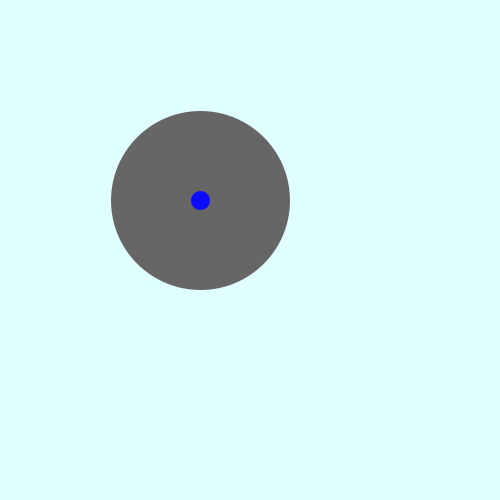
Frame 1 (no input)
Frame 60 (the mouse pressed at the canvas centre just before this capture): identical to frame 1, image omitted
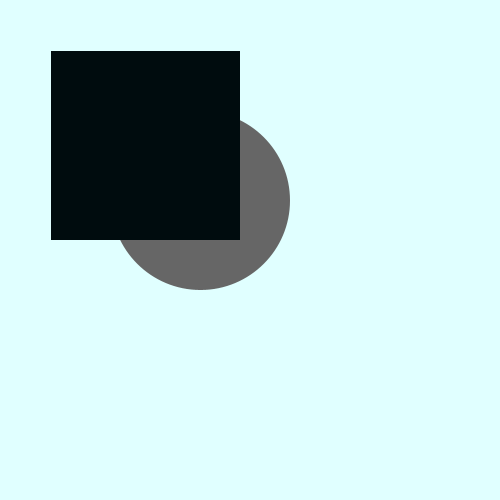
Frame 120 (the mouse held since frame 60 and released just before this capture)

The Processing sketch that drew these frames (run headless with seeded random() and noise(); from frame 60 on, the mouse is pressed at the canvas centre):

// Processing sketch: processing_39730
// ── processing_39730.pde

 
void setup() {
  size(500,500);
  smooth();
  strokeWeight(99);
}
 
void draw() {
  background(224,255,255);
  stroke(102);
  fill(14,12,255);
  ellipse(200, 200, 80,80);
  if (mousePressed){
    if (mouseButton == LEFT) {
      stroke(235,75,92);
    } else {
      stroke(0,12,14);
    }
    fill(255,0,0);
    rect(100,100,90,90);
  }
  
}
